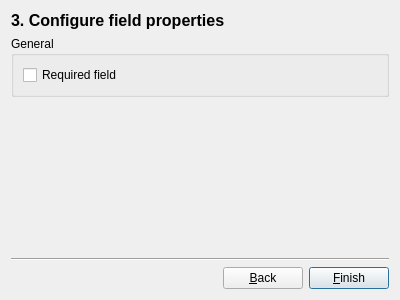
<?xml version="1.0" encoding="UTF-8"?>
<ui version="4.0">
 <class>URLFieldWizard</class>
 <widget class="QWidget" name="URLFieldWizard">
  <property name="geometry">
   <rect>
    <x>0</x>
    <y>0</y>
    <width>400</width>
    <height>300</height>
   </rect>
  </property>
  <property name="windowTitle">
   <string>Form</string>
  </property>
  <layout class="QVBoxLayout" name="verticalLayout_2">
   <item>
    <widget class="QLabel" name="label">
     <property name="styleSheet">
      <string notr="true">font-size: 16px;
font-weight: bold;</string>
     </property>
     <property name="text">
      <string>3. Configure field properties</string>
     </property>
    </widget>
   </item>
   <item>
    <widget class="QGroupBox" name="groupBox">
     <property name="title">
      <string>General</string>
     </property>
     <property name="checkable">
      <bool>false</bool>
     </property>
     <layout class="QVBoxLayout" name="verticalLayout">
      <item>
       <widget class="QCheckBox" name="requiredFieldCheckBox">
        <property name="toolTip">
         <string>Required fields have to be filled out</string>
        </property>
        <property name="text">
         <string>Required field</string>
        </property>
       </widget>
      </item>
     </layout>
    </widget>
   </item>
   <item>
    <spacer name="verticalSpacer">
     <property name="orientation">
      <enum>Qt::Vertical</enum>
     </property>
     <property name="sizeHint" stdset="0">
      <size>
       <width>20</width>
       <height>40</height>
      </size>
     </property>
    </spacer>
   </item>
   <item>
    <widget class="Line" name="line">
     <property name="orientation">
      <enum>Qt::Horizontal</enum>
     </property>
    </widget>
   </item>
   <item>
    <layout class="QHBoxLayout" name="horizontalLayout">
     <item>
      <spacer name="horizontalSpacer">
       <property name="orientation">
        <enum>Qt::Horizontal</enum>
       </property>
       <property name="sizeHint" stdset="0">
        <size>
         <width>40</width>
         <height>20</height>
        </size>
       </property>
      </spacer>
     </item>
     <item>
      <widget class="QPushButton" name="backButton">
       <property name="text">
        <string>&amp;Back</string>
       </property>
      </widget>
     </item>
     <item>
      <widget class="QPushButton" name="finishButton">
       <property name="text">
        <string>&amp;Finish</string>
       </property>
       <property name="autoDefault">
        <bool>true</bool>
       </property>
       <property name="default">
        <bool>true</bool>
       </property>
      </widget>
     </item>
    </layout>
   </item>
  </layout>
 </widget>
 <resources/>
 <connections/>
</ui>
